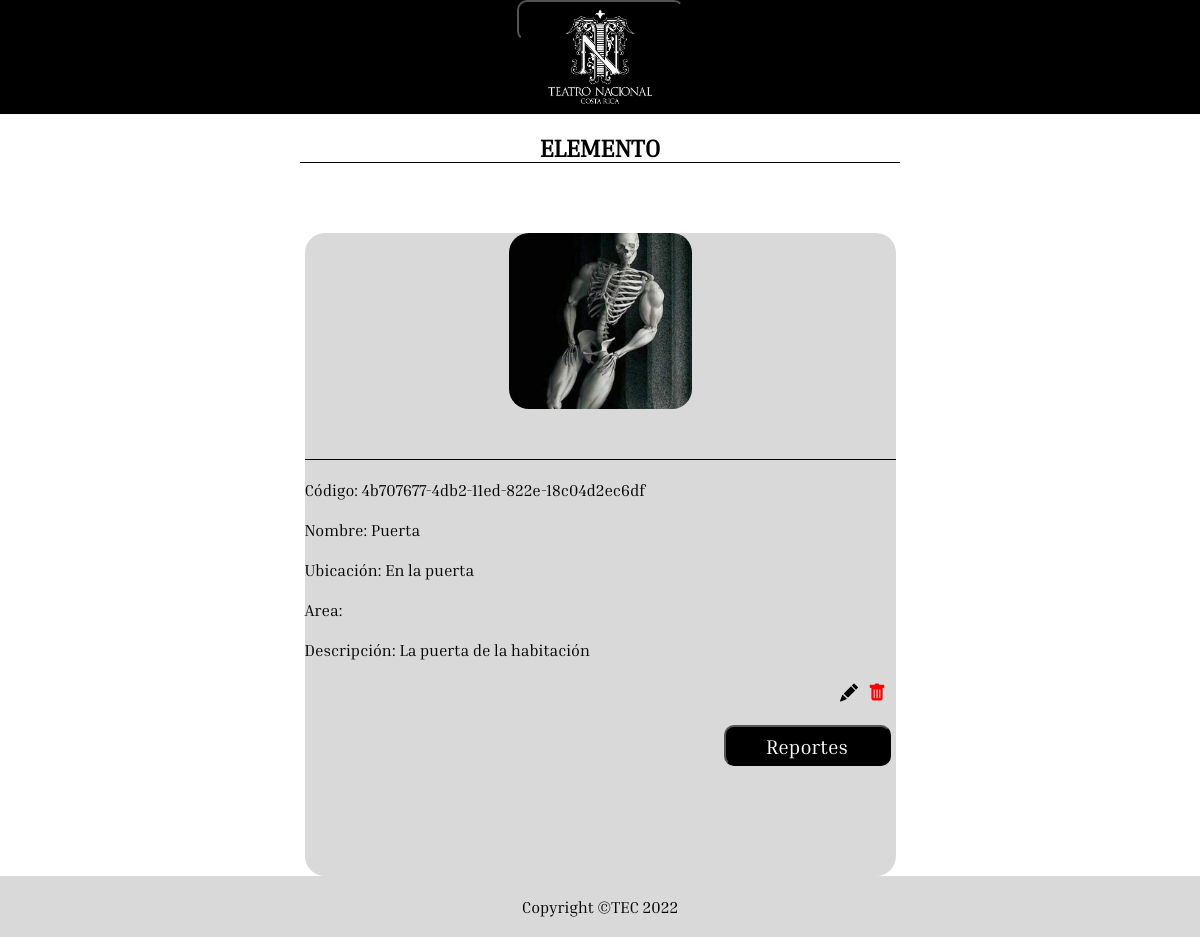
The app's page /menuAdmin/listaAreas/areasInfoAdmin/readElemento/1/1/ with its own data.
### modelo/models.py (models this page shows, shortened)
class Parte(models.Model):
    nombre = models.CharField(max_length=100)
    codigo = models.CharField(max_length=100, default=uuid.uuid1, editable=False, unique=True, )
    ubicacion = models.CharField(max_length=100)
    descripcion = models.TextField()
    imagen1 = models.ImageField(null=True, blank=True, upload_to='images/')
    imagen2 = models.ImageField(null=True, blank=True, upload_to='images/')
    imagen3 = models.ImageField(null=True, blank=True, upload_to='images/')
    class Meta:
        abstract = True

class Elemento(Parte):
    def __str__(self):
        return self.nombre

### modelo/views.py (the view)
# urls.py: path('menuAdmin/listaAreas/areasInfoAdmin/readElemento/<int:idArea>/<int:idElemento>/', views.readElemento, name='readElemento'),
def readElemento(request, idArea, idElemento):
    elemento = get_object_or_404(Elemento, id=idElemento)
    return render(request, 'elementoInfoAdmin.html', { 'elemento' : elemento, 'idArea': idArea })

### modelo/templates/elementoInfoAdmin.html (shortened to what this page needs)
{% extends 'baseAdmin.html' %}
{% block content %}
{% load static %}
<div class="tituloLista"><h2>ELEMENTO</h2></div>
<div id="mainOneSide">
    <div class="sides">
        <div class="imagesContainer">
            <div class="imageContainer">
                <image class="imagenAreaLista" src={{elemento.imagen1.url}} alt="Logo teatro nacional">
            </div>
        </div>
        <div id="infoAreaAdmin">
            <div class="filaInfoArea"><span>Código: {{elemento.codigo}}</span></div>
            <div class="filaInfoArea"><span>Nombre: {{elemento.nombre}}</span></div>
            <div class="filaInfoArea"><span>Ubicación: {{elemento.ubicacion}}</span></div>
            <div class="filaInfoArea"><span>Area: {{idArea.idArea}}</span></div>
            <div class="filaInfoArea"><span>Descripción: {{elemento.descripcion}}</span></div>
            <div class="filaInfoArea reverRowButton">
                <button class="botonCard botonesColor">
                </button>
                <button class="botonCard">
                </button></div>
            <div class="filaInfoArea reverRowButton">
                <button class="botonEstandar btnAreas FontSize20">Reportes</button>
            </div>
        </div>
    </div>
</div>
{% endblock content %}

### modelo/static/styles/admins.css (style rules this page uses)
* { margin: 0px; padding: 0px; font-family:'Inria Serif'; }
html { width:100vw; height:100vh; }
body { background-color: rgb(255, 255, 255); position : absolute; width : 100%; height : 100%; overflow-x: hidden; overflow-y: auto; }
.botonEstandar { background-color: black; color: white; border-radius: 10px; cursor: pointer; }
.tituloLista { width: 600px; display: flex; flex-direction: column; align-items: center; margin-top: 20px; margin-bottom: 20px; border-bottom: 1px solid black; }
.botonCard { background: none; display: flex; flex-direction: row-reverse; margin-right: 10px; border:none; cursor: pointer; }
.botonesColor { color: red; }
.sides { width: 591px; height: 643px; background-color: #D9D9D9; margin: auto; border-radius: 20px; }
.imageContainer { display: flex; flex-direction: column; align-items: center; width: 100%; height: 176px; margin: auto; }
.imagenAreaLista { height: 176px; width: 183px; border-radius: 20px; }
.imagesContainer { margin-top: 50px; display: flex; flex-direction: row; }
#infoAreaAdmin { margin-top: 50px; width: 100%; display: flex; flex-direction: column; border-top: 1px solid black; }
.filaInfoArea { width: 100%; margin-top: 20px; }
.reverRowButton { display: flex; flex-direction: row-reverse; }
.btnAreas { height: 41px; width: 167px; margin-right: 5px; }
.FontSize20 { font-size: 20px; }

### records on screen
Elemento: imagen1 (picture), codigo "4b707677-4db2-11ed-822e-18c04d2ec6df", nombre "Puerta", ubicacion "En la puerta", descripcion "La puerta de la habitación"
